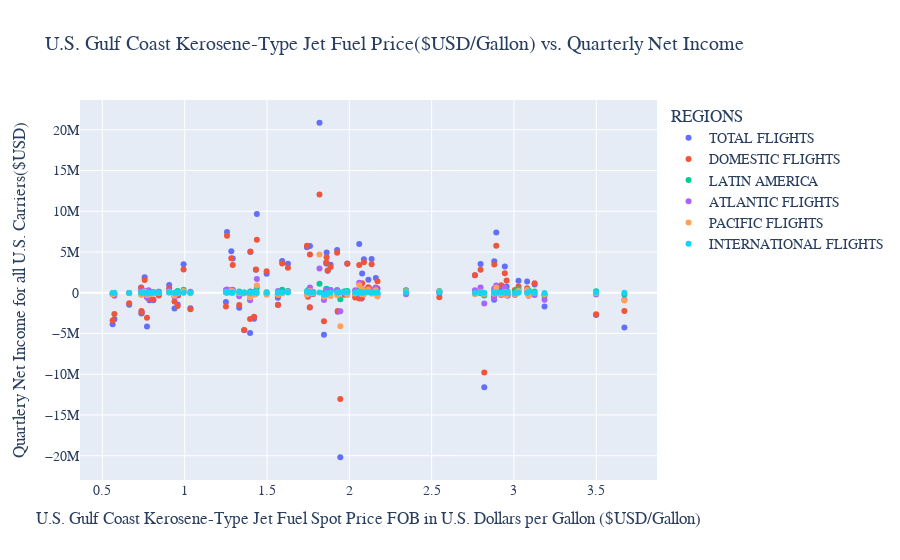

The cell this chart's notebook holds for it:
### Code cell
# COMPARE DOMESTIC, INTL, AND TOTAL FLIGHTS:
fig4 = go.Figure()

fig4.add_trace(go.Scatter(
    x=income_and_fuel['U.S. Gulf Coast Kerosene-Type Jet Fuel Spot Price FOB in U.S. Dollars per Gallon'],
    y=income_and_fuel['TOTAL'],
    name="TOTAL FLIGHTS",       # this sets its legend entry
    mode='markers',
    text=income_and_fuel['PERIOD'], 
    hovertemplate='%{text} <br> KEROSENE JET FUEL PRICE: $%{x} <br> QUARTERLY NET INCOME: %{y}',
))

fig4.add_trace(go.Scatter(
    x=income_and_fuel['U.S. Gulf Coast Kerosene-Type Jet Fuel Spot Price FOB in U.S. Dollars per Gallon'],
    y=income_and_fuel['DOMESTIC'],
    name="DOMESTIC FLIGHTS",       # this sets its legend entry
    mode='markers',
    text=income_and_fuel['PERIOD'], 
    hovertemplate='%{text} <br> KEROSENE JET FUEL PRICE: $%{x} <br> QUARTERLY NET INCOME: %{y}',
))

fig4.add_trace(go.Scatter(
    x=income_and_fuel['U.S. Gulf Coast Kerosene-Type Jet Fuel Spot Price FOB in U.S. Dollars per Gallon'],
    y=income_and_fuel['LATIN AMERICA'],
    name="LATIN AMERICA",       # this sets its legend entry
    mode='markers',
    text=income_and_fuel['PERIOD'], 
    hovertemplate='%{text} <br> KEROSENE JET FUEL PRICE: $%{x} <br> QUARTERLY NET INCOME: %{y}'
))


fig4.add_trace(go.Scatter(
    x=income_and_fuel['U.S. Gulf Coast Kerosene-Type Jet Fuel Spot Price FOB in U.S. Dollars per Gallon'],
    y=income_and_fuel['ATLANTIC'],
    name="ATLANTIC FLIGHTS",       # this sets its legend entry
    mode='markers',
    text=income_and_fuel['PERIOD'], 
    hovertemplate='%{text} <br> KEROSENE JET FUEL PRICE: $%{x} <br> QUARTERLY NET INCOME: %{y}'
))

fig4.add_trace(go.Scatter(
    x=income_and_fuel['U.S. Gulf Coast Kerosene-Type Jet Fuel Spot Price FOB in U.S. Dollars per Gallon'],
    y=income_and_fuel['PACIFIC'],
    name="PACIFIC FLIGHTS",       # this sets its legend entry
    mode='markers',
    text=income_and_fuel['PERIOD'], 
    hovertemplate='%{text} <br> KEROSENE JET FUEL PRICE: $%{x} <br> QUARTERLY NET INCOME: %{y}'
))


fig4.add_trace(go.Scatter(
    x=income_and_fuel['U.S. Gulf Coast Kerosene-Type Jet Fuel Spot Price FOB in U.S. Dollars per Gallon'],
    y=income_and_fuel['INTERNATIONAL'],
    name="INTERNATIONAL FLIGHTS",       # this sets its legend entry
    mode='markers',
    text=income_and_fuel['PERIOD'], 
    hovertemplate='%{text} <br> KEROSENE JET FUEL PRICE: $%{x} <br> QUARTERLY NET INCOME: %{y}'
))


fig4.update_layout(
    title="U.S. Gulf Coast Kerosene-Type Jet Fuel Price($USD/Gallon) vs. Quarterly Net Income",
    xaxis_title="U.S. Gulf Coast Kerosene-Type Jet Fuel Spot Price FOB in U.S. Dollars per Gallon ($USD/Gallon)",
    yaxis_title="Quartlery Net Income for all U.S. Carriers($USD)",
    legend_title="REGIONS",
    font=dict(
        family="Courier New, monospace",
        size=14
    )
)

fig4.show()
fig4.write_html('U.S. Kerosene-Type Jet Fuel Prices vs. Quarterly Net Income')

### Figure 1 — Plotly figure (JSON) as saved in the notebook; plotly's stock layout.template omitted (floating-point values rounded to 4 significant figures)
{"data": [{"hovertemplate": "%{text} <br> KEROSENE JET FUEL PRICE: $%{x} <br> QUARTERLY NET INCOME: %{y}", "mode": "markers", "name": "TOTAL FLIGHTS", "text": ["2000 - Quar 1", "2000 - Quar 2", "2000 - Quar 3", "2000 - Quar 4", "2001 - Quar 1", "2001 - Quar 2", "2001 - Quar 3", "2001 - Quar 4", "2002 - Quar 1", "2002 - Quar 2", "2002 - Quar 3", "2002 - Quar 4", "2003 - Quar 1", "2003 - Quar 2", "2003 - Quar 3", "2003 - Quar 4", "2004 - Quar 1", "2004 - Quar 2", "2004 - Quar 3", "2004 - Quar 4", "2005 - Quar 1", "2005 - Quar 2", "2005 - Quar 3", "2005 - Quar 4", "2006 - Quar 1", "2006 - Quar 2", "2006 - Quar 3", "2006 - Quar 4", "2007 - Quar 1", "2007 - Quar 2", "2007 - Quar 3", "2007 - Quar 4", "2008 - Quar 1", "2008 - Quar 2", "2008 - Quar 3", "2008 - Quar 4", "2009 - Quar 1", "2009 - Quar 2", "2009 - Quar 3", "2009 - Quar 4", "2010 - Quar 1", "2010 - Quar 2", "2010 - Quar 3", "2010 - Quar 4", "2011 - Quar 1", "2011 - Quar 2", "2011 - Quar 3", "2011 - Quar 4", "2012 - Quar 1", "2012 - Quar 2", "2012 - Quar 3", "2012 - Quar 4", "2013 - Quar 1", "2013 - Quar 2", "2013 - Quar 3", "2013 - Quar 4", "2014 - Quar 1", "2014 - Quar 2", "2014 - Quar 3", "2014 - Quar 4", "2015 - Quar 1", "2015 - Quar 2", "2015 - Quar 3", "2015 - Quar 4", "2016 - Quar 1", "2016 - Quar 2", "2016 - Quar 3", "2016 - Quar 4", "2017 - Quar 1", "2017 - Quar 2", "2017 - Quar 3", "2017 - Quar 4", "2018 - Quar 1", "2018 - Quar 2", "2018 - Quar 3", "2018 - Quar 4", "2019 - Quar 1", "2019 - Quar 2", "2019 - Quar 3", "2019 - Quar 4", "2020 - Quar 1"], "type": "scatter", "x": [0.7768, 0.757, 0.9059, 0.9599, 0.8099, 0.7865, 0.7372, 0.5623, 0.5731, 0.6629, 0.7393, 0.771, 0.9381, 0.7357, 0.7807, 0.8431, 0.9575, 1.035, 1.251, 1.362, 1.422, 1.567, 1.93, 1.945, 1.819, 2.075, 2.036, 1.76, 1.749, 2.06, 2.161, 2.547, 2.82, 3.671, 3.499, 1.846, 1.331, 1.566, 1.781, 1.972, 2.06, 2.116, 2.078, 2.344, 2.879, 3.126, 3.028, 2.961, 3.186, 2.955, 3.08, 3.006, 3.089, 2.763, 2.945, 2.893, 2.922, 2.88, 2.797, 2.171, 1.627, 1.761, 1.438, 1.257, 0.9934, 1.283, 1.292, 1.433, 1.498, 1.399, 1.592, 1.743, 1.886, 2.089, 2.135, 1.988, 1.869, 1.926, 1.862, 1.86, 1.397], "y": [23702, 1899096, 937327, -327425, -909776, -923115, -2560103, -3873515, -3250361, -1469850, -2494531, -4150742, -1920924, 647420, -265900, -176064, -1456177, -1915125, -1123527, -4609595, -3207135, -1487161, -2333166, -20192434, 20862482, -694110, -161700, -1820559, -67019, 5979562, 1800249, -21387, -11599703, -4276656, -2718557, -5154919, -1844758, -628662, -102224, 49366, -615726, 1595509, 2369313, 316898, -848148, 1003401, 1482415, -245480, -1691852, 771313, 1369708, -85437, -45631, 2146407, 3222741, 7387696, 549797, 3849384, 3522647, 518805, 3544541, 5732622, 9655117, 7447652, 3495119, 5094145, 4195563, 2824916, 2318254, 4995529, 3901986, 5588711, 3438610, 4109147, 4130730, 3580010, 2692244, 5251150, 4922673, 3598068, -4942084]}, {"hovertemplate": "%{text} <br> KEROSENE JET FUEL PRICE: $%{x} <br> QUARTERLY NET INCOME: %{y}", "mode": "markers", "name": "DOMESTIC FLIGHTS", "text": ["2000 - Quar 1", "2000 - Quar 2", "2000 - Quar 3", "2000 - Quar 4", "2001 - Quar 1", "2001 - Quar 2", "2001 - Quar 3", "2001 - Quar 4", "2002 - Quar 1", "2002 - Quar 2", "2002 - Quar 3", "2002 - Quar 4", "2003 - Quar 1", "2003 - Quar 2", "2003 - Quar 3", "2003 - Quar 4", "2004 - Quar 1", "2004 - Quar 2", "2004 - Quar 3", "2004 - Quar 4", "2005 - Quar 1", "2005 - Quar 2", "2005 - Quar 3", "2005 - Quar 4", "2006 - Quar 1", "2006 - Quar 2", "2006 - Quar 3", "2006 - Quar 4", "2007 - Quar 1", "2007 - Quar 2", "2007 - Quar 3", "2007 - Quar 4", "2008 - Quar 1", "2008 - Quar 2", "2008 - Quar 3", "2008 - Quar 4", "2009 - Quar 1", "2009 - Quar 2", "2009 - Quar 3", "2009 - Quar 4", "2010 - Quar 1", "2010 - Quar 2", "2010 - Quar 3", "2010 - Quar 4", "2011 - Quar 1", "2011 - Quar 2", "2011 - Quar 3", "2011 - Quar 4", "2012 - Quar 1", "2012 - Quar 2", "2012 - Quar 3", "2012 - Quar 4", "2013 - Quar 1", "2013 - Quar 2", "2013 - Quar 3", "2013 - Quar 4", "2014 - Quar 1", "2014 - Quar 2", "2014 - Quar 3", "2014 - Quar 4", "2015 - Quar 1", "2015 - Quar 2", "2015 - Quar 3", "2015 - Quar 4", "2016 - Quar 1", "2016 - Quar 2", "2016 - Quar 3", "2016 - Quar 4", "2017 - Quar 1", "2017 - Quar 2", "2017 - Quar 3", "2017 - Quar 4", "2018 - Quar 1", "2018 - Quar 2", "2018 - Quar 3", "2018 - Quar 4", "2019 - Quar 1", "2019 - Quar 2", "2019 - Quar 3", "2019 - Quar 4", "2020 - Quar 1"], "type": "scatter", "x": [0.7768, 0.757, 0.9059, 0.9599, 0.8099, 0.7865, 0.7372, 0.5623, 0.5731, 0.6629, 0.7393, 0.771, 0.9381, 0.7357, 0.7807, 0.8431, 0.9575, 1.035, 1.251, 1.362, 1.422, 1.567, 1.93, 1.945, 1.819, 2.075, 2.036, 1.76, 1.749, 2.06, 2.161, 2.547, 2.82, 3.671, 3.499, 1.846, 1.331, 1.566, 1.781, 1.972, 2.06, 2.116, 2.078, 2.344, 2.879, 3.126, 3.028, 2.961, 3.186, 2.955, 3.08, 3.006, 3.089, 2.763, 2.945, 2.893, 2.922, 2.88, 2.797, 2.171, 1.627, 1.761, 1.438, 1.257, 0.9934, 1.283, 1.292, 1.433, 1.498, 1.399, 1.592, 1.743, 1.886, 2.089, 2.135, 1.988, 1.869, 1.926, 1.862, 1.86, 1.397], "y": [139162, 1570500, 548903, -267068, -822384, -774977, -2232653, -3404841, -2621918, -1298581, -2351704, -3056898, -1085012, 606461, -642496, -348536, -1622122, -2018851, -1702368, -4562813, -2956735, -1511275, -2231293, -13048233, 12049285, -642693, -592826, -1770107, -488478, 3403274, 626687, -545608, -9777777, -2254820, -2633833, -3507540, -1516128, -344471, -144230, -247244, -704121, 657279, 1178343, 44633, -455423, 1152067, 761688, -17775, -213497, 1513613, 564041, 348019, 227114, 2147207, 2384395, 5763127, 926580, 3467788, 2828108, 1422907, 3055504, 4678728, 6494263, 6983407, 2856167, 4229096, 3407438, 2861738, 2647152, 5046701, 3575301, 5752299, 3157073, 3745492, 3481675, 3554690, 2738558, 4894087, 4363439, 3738977, -3226298]}, {"hovertemplate": "%{text} <br> KEROSENE JET FUEL PRICE: $%{x} <br> QUARTERLY NET INCOME: %{y}", "mode": "markers", "name": "LATIN AMERICA", "text": ["2000 - Quar 1", "2000 - Quar 2", "2000 - Quar 3", "2000 - Quar 4", "2001 - Quar 1", "2001 - Quar 2", "2001 - Quar 3", "2001 - Quar 4", "2002 - Quar 1", "2002 - Quar 2", "2002 - Quar 3", "2002 - Quar 4", "2003 - Quar 1", "2003 - Quar 2", "2003 - Quar 3", "2003 - Quar 4", "2004 - Quar 1", "2004 - Quar 2", "2004 - Quar 3", "2004 - Quar 4", "2005 - Quar 1", "2005 - Quar 2", "2005 - Quar 3", "2005 - Quar 4", "2006 - Quar 1", "2006 - Quar 2", "2006 - Quar 3", "2006 - Quar 4", "2007 - Quar 1", "2007 - Quar 2", "2007 - Quar 3", "2007 - Quar 4", "2008 - Quar 1", "2008 - Quar 2", "2008 - Quar 3", "2008 - Quar 4", "2009 - Quar 1", "2009 - Quar 2", "2009 - Quar 3", "2009 - Quar 4", "2010 - Quar 1", "2010 - Quar 2", "2010 - Quar 3", "2010 - Quar 4", "2011 - Quar 1", "2011 - Quar 2", "2011 - Quar 3", "2011 - Quar 4", "2012 - Quar 1", "2012 - Quar 2", "2012 - Quar 3", "2012 - Quar 4", "2013 - Quar 1", "2013 - Quar 2", "2013 - Quar 3", "2013 - Quar 4", "2014 - Quar 1", "2014 - Quar 2", "2014 - Quar 3", "2014 - Quar 4", "2015 - Quar 1", "2015 - Quar 2", "2015 - Quar 3", "2015 - Quar 4", "2016 - Quar 1", "2016 - Quar 2", "2016 - Quar 3", "2016 - Quar 4", "2017 - Quar 1", "2017 - Quar 2", "2017 - Quar 3", "2017 - Quar 4", "2018 - Quar 1", "2018 - Quar 2", "2018 - Quar 3", "2018 - Quar 4", "2019 - Quar 1", "2019 - Quar 2", "2019 - Quar 3", "2019 - Quar 4", "2020 - Quar 1"], "type": "scatter", "x": [0.7768, 0.757, 0.9059, 0.9599, 0.8099, 0.7865, 0.7372, 0.5623, 0.5731, 0.6629, 0.7393, 0.771, 0.9381, 0.7357, 0.7807, 0.8431, 0.9575, 1.035, 1.251, 1.362, 1.422, 1.567, 1.93, 1.945, 1.819, 2.075, 2.036, 1.76, 1.749, 2.06, 2.161, 2.547, 2.82, 3.671, 3.499, 1.846, 1.331, 1.566, 1.781, 1.972, 2.06, 2.116, 2.078, 2.344, 2.879, 3.126, 3.028, 2.961, 3.186, 2.955, 3.08, 3.006, 3.089, 2.763, 2.945, 2.893, 2.922, 2.88, 2.797, 2.171, 1.627, 1.761, 1.438, 1.257, 0.9934, 1.283, 1.292, 1.433, 1.498, 1.399, 1.592, 1.743, 1.886, 2.089, 2.135, 1.988, 1.869, 1.926, 1.862, 1.86, 1.397], "y": [58927, -86040, 33056, 6639, 76822, 3683, -6375, -63631, -176148, -44110, -67435, -149090, -51869, 100285, 129566, 107826, 201821, 42467, 38782, 30756, 95583, 30014, -43150, -802628, 1110214, 42078, 190769, 121001, 303476, 368016, 242447, 221388, -335226, -221837, 171764, -29950, 136650, -11264, 86376, 192905, 40958, 95963, 262817, 235472, 177773, 151816, 420131, 162680, -357006, -104616, 187415, 169237, 290326, -59773, 125408, 156472, 22305, -54932, -75577, -131575, 213705, 158598, 604630, 25921, 362407, 279168, 266508, 141921, 61452, 152157, 380782, 156080, 341526, 150583, 336129, 205160, 269912, 337052, 477840, 465079, -251044]}, {"hovertemplate": "%{text} <br> KEROSENE JET FUEL PRICE: $%{x} <br> QUARTERLY NET INCOME: %{y}", "mode": "markers", "name": "ATLANTIC FLIGHTS", "text": ["2000 - Quar 1", "2000 - Quar 2", "2000 - Quar 3", "2000 - Quar 4", "2001 - Quar 1", "2001 - Quar 2", "2001 - Quar 3", "2001 - Quar 4", "2002 - Quar 1", "2002 - Quar 2", "2002 - Quar 3", "2002 - Quar 4", "2003 - Quar 1", "2003 - Quar 2", "2003 - Quar 3", "2003 - Quar 4", "2004 - Quar 1", "2004 - Quar 2", "2004 - Quar 3", "2004 - Quar 4", "2005 - Quar 1", "2005 - Quar 2", "2005 - Quar 3", "2005 - Quar 4", "2006 - Quar 1", "2006 - Quar 2", "2006 - Quar 3", "2006 - Quar 4", "2007 - Quar 1", "2007 - Quar 2", "2007 - Quar 3", "2007 - Quar 4", "2008 - Quar 1", "2008 - Quar 2", "2008 - Quar 3", "2008 - Quar 4", "2009 - Quar 1", "2009 - Quar 2", "2009 - Quar 3", "2009 - Quar 4", "2010 - Quar 1", "2010 - Quar 2", "2010 - Quar 3", "2010 - Quar 4", "2011 - Quar 1", "2011 - Quar 2", "2011 - Quar 3", "2011 - Quar 4", "2012 - Quar 1", "2012 - Quar 2", "2012 - Quar 3", "2012 - Quar 4", "2013 - Quar 1", "2013 - Quar 2", "2013 - Quar 3", "2013 - Quar 4", "2014 - Quar 1", "2014 - Quar 2", "2014 - Quar 3", "2014 - Quar 4", "2015 - Quar 1", "2015 - Quar 2", "2015 - Quar 3", "2015 - Quar 4", "2016 - Quar 1", "2016 - Quar 2", "2016 - Quar 3", "2016 - Quar 4", "2017 - Quar 1", "2017 - Quar 2", "2017 - Quar 3", "2017 - Quar 4", "2018 - Quar 1", "2018 - Quar 2", "2018 - Quar 3", "2018 - Quar 4", "2019 - Quar 1", "2019 - Quar 2", "2019 - Quar 3", "2019 - Quar 4", "2020 - Quar 1"], "type": "scatter", "x": [0.7768, 0.757, 0.9059, 0.9599, 0.8099, 0.7865, 0.7372, 0.5623, 0.5731, 0.6629, 0.7393, 0.771, 0.9381, 0.7357, 0.7807, 0.8431, 0.9575, 1.035, 1.251, 1.362, 1.422, 1.567, 1.93, 1.945, 1.819, 2.075, 2.036, 1.76, 1.749, 2.06, 2.161, 2.547, 2.82, 3.671, 3.499, 1.846, 1.331, 1.566, 1.781, 1.972, 2.06, 2.116, 2.078, 2.344, 2.879, 3.126, 3.028, 2.961, 3.186, 2.955, 3.08, 3.006, 3.089, 2.763, 2.945, 2.893, 2.922, 2.88, 2.797, 2.171, 1.627, 1.761, 1.438, 1.257, 0.9934, 1.283, 1.292, 1.433, 1.498, 1.399, 1.592, 1.743, 1.886, 2.089, 2.135, 1.988, 1.869, 1.926, 1.862, 1.86, 1.397], "y": [-68918, 250371, 226224, -95916, -59644, 116147, -44209, -194802, -372012, -43360, -38578, -575563, -452157, 168328, 290670, 109623, 31510, 115648, 331619, -71246, -202866, 207515, 164743, -2278672, 2966133, 83950, 310776, -172714, 112807, 1224053, 591292, 120177, -1326883, -849465, -213390, -886774, -446958, -164482, -3069, -20067, -146182, 396501, 397620, -200267, -612217, -285411, 94273, -363956, -876974, -293620, 309960, -269382, -372745, 299871, 620320, 899296, -269343, 521443, 633410, -342098, 152544, 655387, 1683382, 407138, 43896, 326080, 351436, -91411, -134888, 115185, 19548, -227641, 319232, 396013, 391801, 11404, -146614, 278518, 323253, -76833, -924756]}, {"hovertemplate": "%{text} <br> KEROSENE JET FUEL PRICE: $%{x} <br> QUARTERLY NET INCOME: %{y}", "mode": "markers", "name": "PACIFIC FLIGHTS", "text": ["2000 - Quar 1", "2000 - Quar 2", "2000 - Quar 3", "2000 - Quar 4", "2001 - Quar 1", "2001 - Quar 2", "2001 - Quar 3", "2001 - Quar 4", "2002 - Quar 1", "2002 - Quar 2", "2002 - Quar 3", "2002 - Quar 4", "2003 - Quar 1", "2003 - Quar 2", "2003 - Quar 3", "2003 - Quar 4", "2004 - Quar 1", "2004 - Quar 2", "2004 - Quar 3", "2004 - Quar 4", "2005 - Quar 1", "2005 - Quar 2", "2005 - Quar 3", "2005 - Quar 4", "2006 - Quar 1", "2006 - Quar 2", "2006 - Quar 3", "2006 - Quar 4", "2007 - Quar 1", "2007 - Quar 2", "2007 - Quar 3", "2007 - Quar 4", "2008 - Quar 1", "2008 - Quar 2", "2008 - Quar 3", "2008 - Quar 4", "2009 - Quar 1", "2009 - Quar 2", "2009 - Quar 3", "2009 - Quar 4", "2010 - Quar 1", "2010 - Quar 2", "2010 - Quar 3", "2010 - Quar 4", "2011 - Quar 1", "2011 - Quar 2", "2011 - Quar 3", "2011 - Quar 4", "2012 - Quar 1", "2012 - Quar 2", "2012 - Quar 3", "2012 - Quar 4", "2013 - Quar 1", "2013 - Quar 2", "2013 - Quar 3", "2013 - Quar 4", "2014 - Quar 1", "2014 - Quar 2", "2014 - Quar 3", "2014 - Quar 4", "2015 - Quar 1", "2015 - Quar 2", "2015 - Quar 3", "2015 - Quar 4", "2016 - Quar 1", "2016 - Quar 2", "2016 - Quar 3", "2016 - Quar 4", "2017 - Quar 1", "2017 - Quar 2", "2017 - Quar 3", "2017 - Quar 4", "2018 - Quar 1", "2018 - Quar 2", "2018 - Quar 3", "2018 - Quar 4", "2019 - Quar 1", "2019 - Quar 2", "2019 - Quar 3", "2019 - Quar 4", "2020 - Quar 1"], "type": "scatter", "x": [0.7768, 0.757, 0.9059, 0.9599, 0.8099, 0.7865, 0.7372, 0.5623, 0.5731, 0.6629, 0.7393, 0.771, 0.9381, 0.7357, 0.7807, 0.8431, 0.9575, 1.035, 1.251, 1.362, 1.422, 1.567, 1.93, 1.945, 1.819, 2.075, 2.036, 1.76, 1.749, 2.06, 2.161, 2.547, 2.82, 3.671, 3.499, 1.846, 1.331, 1.566, 1.781, 1.972, 2.06, 2.116, 2.078, 2.344, 2.879, 3.126, 3.028, 2.961, 3.186, 2.955, 3.08, 3.006, 3.089, 2.763, 2.945, 2.893, 2.922, 2.88, 2.797, 2.171, 1.627, 1.761, 1.438, 1.257, 0.9934, 1.283, 1.292, 1.433, 1.498, 1.399, 1.592, 1.743, 1.886, 2.089, 2.135, 1.988, 1.869, 1.926, 1.862, 1.86, 1.397], "y": [-106308, 154724, 83675, 5533, -101160, -205108, -272018, -190370, -89470, -49899, -64051, -288296, -330213, -227315, -51195, -42980, -73884, -61035, 94637, -31241, -179050, -249681, -293751, -4111334, 4705502, -186742, -109207, -57349, -39093, 922144, 302755, 135670, -151807, -953640, -58070, -499005, -63964, -114056, -58753, 23138, 107467, 359678, 461467, 174245, 37456, -24198, 199367, 9876, -196898, -310960, 327948, -240082, -335847, -198500, 83532, 610054, -145495, -120602, 96429, -468313, 79301, 201055, 888611, -7333, 226726, 257402, 163709, -168870, -240086, -259166, -87092, -255386, -399452, -215682, -119818, -272172, -143659, -275831, -191276, -340004, -553586]}, {"hovertemplate": "%{text} <br> KEROSENE JET FUEL PRICE: $%{x} <br> QUARTERLY NET INCOME: %{y}", "mode": "markers", "name": "INTERNATIONAL FLIGHTS", "text": ["2000 - Quar 1", "2000 - Quar 2", "2000 - Quar 3", "2000 - Quar 4", "2001 - Quar 1", "2001 - Quar 2", "2001 - Quar 3", "2001 - Quar 4", "2002 - Quar 1", "2002 - Quar 2", "2002 - Quar 3", "2002 - Quar 4", "2003 - Quar 1", "2003 - Quar 2", "2003 - Quar 3", "2003 - Quar 4", "2004 - Quar 1", "2004 - Quar 2", "2004 - Quar 3", "2004 - Quar 4", "2005 - Quar 1", "2005 - Quar 2", "2005 - Quar 3", "2005 - Quar 4", "2006 - Quar 1", "2006 - Quar 2", "2006 - Quar 3", "2006 - Quar 4", "2007 - Quar 1", "2007 - Quar 2", "2007 - Quar 3", "2007 - Quar 4", "2008 - Quar 1", "2008 - Quar 2", "2008 - Quar 3", "2008 - Quar 4", "2009 - Quar 1", "2009 - Quar 2", "2009 - Quar 3", "2009 - Quar 4", "2010 - Quar 1", "2010 - Quar 2", "2010 - Quar 3", "2010 - Quar 4", "2011 - Quar 1", "2011 - Quar 2", "2011 - Quar 3", "2011 - Quar 4", "2012 - Quar 1", "2012 - Quar 2", "2012 - Quar 3", "2012 - Quar 4", "2013 - Quar 1", "2013 - Quar 2", "2013 - Quar 3", "2013 - Quar 4", "2014 - Quar 1", "2014 - Quar 2", "2014 - Quar 3", "2014 - Quar 4", "2015 - Quar 1", "2015 - Quar 2", "2015 - Quar 3", "2015 - Quar 4", "2016 - Quar 1", "2016 - Quar 2", "2016 - Quar 3", "2016 - Quar 4", "2017 - Quar 1", "2017 - Quar 2", "2017 - Quar 3", "2017 - Quar 4", "2018 - Quar 1", "2018 - Quar 2", "2018 - Quar 3", "2018 - Quar 4", "2019 - Quar 1", "2019 - Quar 2", "2019 - Quar 3", "2019 - Quar 4", "2020 - Quar 1"], "type": "scatter", "x": [0.7768, 0.757, 0.9059, 0.9599, 0.8099, 0.7865, 0.7372, 0.5623, 0.5731, 0.6629, 0.7393, 0.771, 0.9381, 0.7357, 0.7807, 0.8431, 0.9575, 1.035, 1.251, 1.362, 1.422, 1.567, 1.93, 1.945, 1.819, 2.075, 2.036, 1.76, 1.749, 2.06, 2.161, 2.547, 2.82, 3.671, 3.499, 1.846, 1.331, 1.566, 1.781, 1.972, 2.06, 2.116, 2.078, 2.344, 2.879, 3.126, 3.028, 2.961, 3.186, 2.955, 3.08, 3.006, 3.089, 2.763, 2.945, 2.893, 2.922, 2.88, 2.797, 2.171, 1.627, 1.761, 1.438, 1.257, 0.9934, 1.283, 1.292, 1.433, 1.498, 1.399, 1.592, 1.743, 1.886, 2.089, 2.135, 1.988, 1.869, 1.926, 1.862, 1.86, 1.397], "y": [839, 9541, 45470, 23388, -3410, -62860, -4848, -19871, 9187, -33900, 27239, -80895, -1673, -340, 7554, -1997, 6499, 6648, 113802, 24949, 35932, 36266, 70285, 48434, 31349, 9296, 38787, 58610, 44269, 62075, 37068, 46986, -8011, 3106, 14972, -231649, 45643, 5612, 17452, 100634, 86152, 86089, 69066, 62815, 4263, 9125, 6956, -36306, -47476, -33105, -19657, -93230, 145522, -42398, 9086, -41253, 15751, 35687, 40277, 37883, 43486, 38855, -15769, 38520, 5922, 2399, 6472, 81537, -15375, -59347, 13447, 163358, 20232, 32741, 40944, 80929, -25952, 17323, -50583, -189151, 13600]}], "layout": {"font": {"family": "Courier New, monospace", "size": 14}, "legend": {"title": {"text": "REGIONS"}}, "title": {"text": "U.S. Gulf Coast Kerosene-Type Jet Fuel Price($USD/Gallon) vs. Quarterly Net Income"}, "xaxis": {"title": {"text": "U.S. Gulf Coast Kerosene-Type Jet Fuel Spot Price FOB in U.S. Dollars per Gallon ($USD/Gallon)"}}, "yaxis": {"title": {"text": "Quartlery Net Income for all U.S. Carriers($USD)"}}}}
